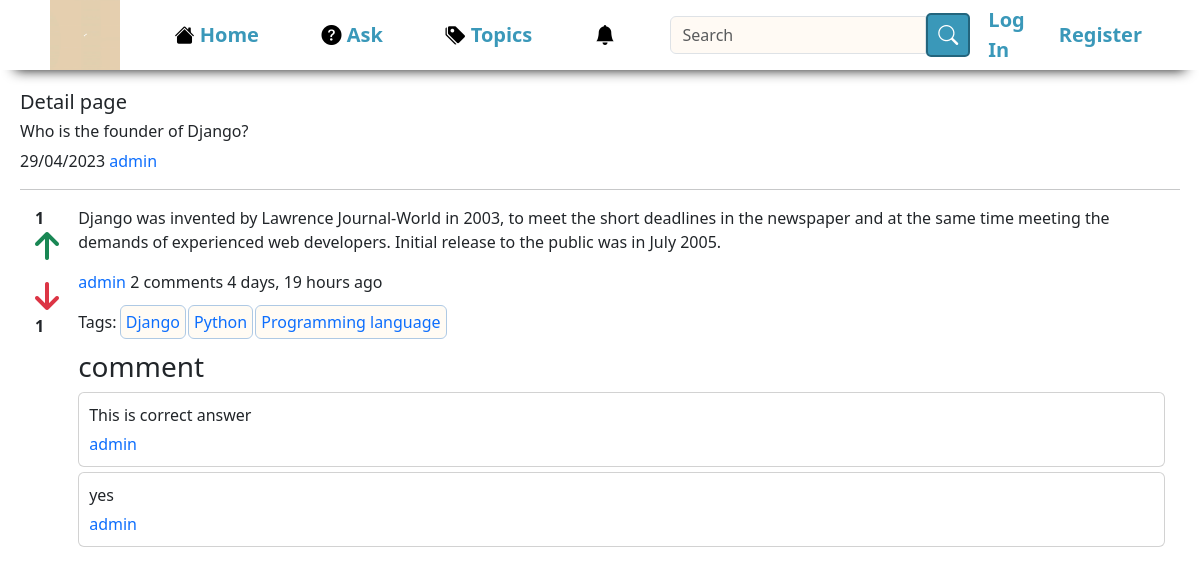
/detail/1, run on the app's committed database.
### QES/models.py (models this page shows, shortened)
class Question(models.Model):
    user=models.ForeignKey(User,on_delete=models.CASCADE)
    title=models.CharField(max_length=300)
    detail=models.TextField(null=True, blank=True)
    tags=models.TextField(default='')
    add_time=models.DateTimeField(auto_now_add=True)

class Answer(models.Model):
    question=models.ForeignKey(Question,on_delete=models.CASCADE)
    user=models.ForeignKey(User,on_delete=models.CASCADE,null=True)
    detail=models.TextField()
    add_time=models.DateTimeField(auto_now_add=True)

class Comment(models.Model):
    answer=models.ForeignKey(Answer,on_delete=models.CASCADE)
    user=models.ForeignKey(User,on_delete=models.CASCADE,related_name='Comment_user')
    comment=models.TextField(default='')
    add_time=models.DateTimeField(auto_now_add=True)

### QES/views.py (the view, shortened to what this page needs)
# urls.py: path('detail/<int:id>', views.detail, name='detail'),
def detail(request,id):
    quest=Question.objects.get(pk=id)
    tags=quest.tags.split(',')
    answers=Answer.objects.filter(question=quest)
    answerForm=AnswerForm
    return render(request,'detail.html',{
        'quest':quest,
        'tags':tags,
        'answers':answers,
        'answerForm':answerForm,
        })

### QES/templates/detail.html (shortened to what this page needs)
{% include 'navbar.html' %}
{% load static %}
{% load humanize %}
{% block content %}
    <div class="container-det" style="margin-top: 20px;">
        <h5>Detail page</h5>
        <h6>{{quest.title}}</h6>
        <p>
            <span>{{quest.add_time|date:'d/m/Y'}}</span>
            <a href="#">{{quest.user.username}}</a>
        </p>
        <hr/>
        <div class="detail-sep">
            {% for answer in answers %}
        <div class="row">
            <div class="upvote">
                <strong class="upvote-count-{{answer.id}}">{{answer.upvote_set.count}}</strong><br>
                <span class="text-success"><i class="fa fa-arrow-up fa-2x upvote-click" data-answer="{{answer.id}}"></i></span>
            </div>
            <div class="downvote mt-3">
                <span class="text-danger"><i class="fa fa-arrow-down fa-2x downvote-click" data-answer="{{answer.id}}"></i></span><br>
                <strong class="downvote-count-{{answer.id}}">{{answer.downvote_set.count}}</strong>
            </div>
        </div>
        <div class="col-l1">
            <p>{{answer.detail}}</p>
            <p><a href="#">{{answer.user.username}}</a>
                <span class="comment-count-{{answer.id}}">{{answer.comment_set.count}} comments</span>
                <span>{{answer.add_time|naturaltime}}</span>
            </p>
            <p>Tags:
                {% for tag in tags %}
                <a href="/tag/{{tag|slugify}}" class="batch">{{tag}}</a>
                {% endfor %}
            </p>
            <h3>comment</h3>
            <div class="comment-wrapper-{{answer.id}}">
                {% for comment in answer.comment_set.all %}
                <div class="card" style="margin: 5px 0;">
                    <div class="card-body" style="padding: 10px;">
                        <p style="margin-bottom: 5px;">{{comment.comment}}</p><a href="#">{{comment.user.username}}</a>
                    </div>
                </div>
                {% endfor %}
            </div>
        </div>
        {% endfor %}
        </div>
    </div>
{% endblock %}

### QES/templates/navbar.html (style rules this page uses)
a { text-decoration: none; }

### QES/templates/detail.html (style rules this page uses)
.container-det { margin: 0px 20px; }
.detail-sep { display: flex; padding: 0px 15px; }
.detail-sep>.row { height: fit-content; padding-right: 5px; }
.batch { outline: 1px solid #aec9e4; background-color: #fffbf4; padding: 5px; border-radius: 5px; }

### data on the page
Question: title "Who is the founder of Django?", add_time "29/04/2023", user.username "admin"
Answer: upvote_set.count "1", downvote_set.count "1", detail "Django was invented by Lawrence Journal-World in 2003, to meet the short deadlines in the newspaper and at the same time meeting the demands of experienced web developers. Initial release to the public was in July 2005.", user.username "admin", comment_set.count "2", add_time "4 days, 19 hours ago", tags "Django" "Python" "Programming language"
Comment: comment "This is correct answer", user.username "admin"
Comment: comment "yes", user.username "admin"
